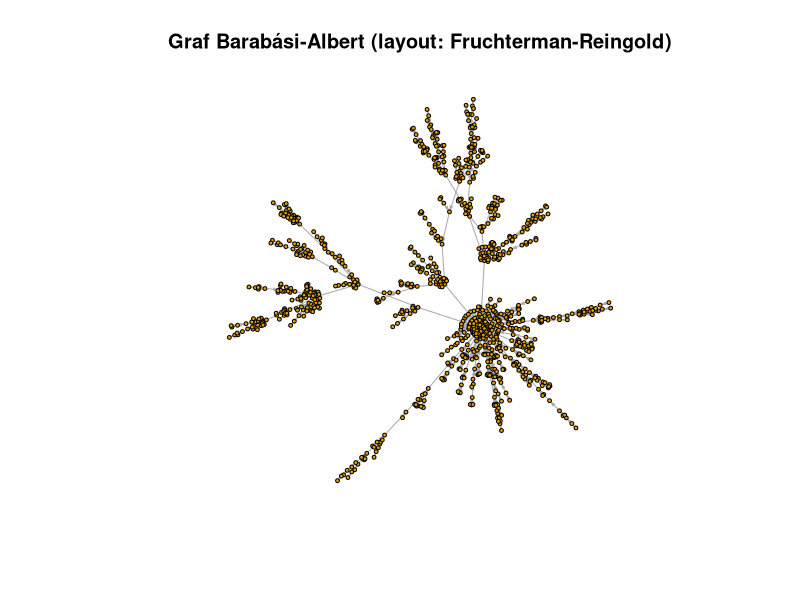

Generate this figure with R:
library(igraph)

# Punkt 2: Wygeneruj graf wedle modelu Barabási-Albert z tysiącem węzłów
g <- barabasi.game(n = 1000)

# Punkt 3: Zwizualizuj graf layoutem Fruchterman & Reingold
layout <- layout.fruchterman.reingold(g)
plot(g, 
     layout = layout,
     vertex.size = 2,
     vertex.label = NA,
     edge.arrow.size = 0.2,
     main = "Graf Barabási-Albert (layout: Fruchterman-Reingold)")

# Punkt 4: Znajdź najbardziej centralny węzeł według miary betweenness, jaki ma numer?
cat("\n=== Punkt 4: Najbardziej centralny węzeł (betweenness) ===\n")
betweenness_values <- betweenness(g)
max_betweenness <- max(betweenness_values)
most_central_node <- which(betweenness_values == max_betweenness)

cat("Węzeł o najwyższym betweenness:", most_central_node, "\n")
cat("Wartość betweenness:", max_betweenness, "\n")

# Punkt 5: Jaka jest średnica grafu?
cat("\n=== Punkt 5: Średnica grafu ===\n")
graph_diameter <- diameter(g)
cat("Średnica grafu:", graph_diameter, "\n")

# Punkt 6: Czym różnią się grafy Barabási-Albert i Erdős-Rényi?
#
# Grafy Erdős-Rényi (losowe):
# - Każda para węzłów ma takie samo prawdopodobieństwo połączenia (p)
# - Rozkład stopni węzłów jest normalny (rozkład Poissona)
# - Większość węzłów ma podobny stopień (średni stopień)
# - Brak węzłów "hub" (centralnych węzłów o bardzo wysokim stopniu)
# - Model opisuje sieci przypadkowe, ale nie występujące w naturze
#
# Grafy Barabási-Albert (preferential attachment):
# - Nowe węzły łączą się preferencyjnie z węzłami o już wysokim stopniu
# - Rozkład stopni węzłów jest potęgowy (power-law): niewiele węzłów ma bardzo wysoki stopień
# - Występują węzły "hub" - wysoce połączone węzły centralne
# - Model lepiej opisuje rzeczywiste sieci (Internet, sieci społecznościowe, cytowania naukowe)
# - Mechanizm wzrostu: "bogaci stają się bogatsi" (rich get richer)
#
# Podsumowanie:
# Erdős-Rényi = równomierne połączenia, jednorodna struktura
# Barabási-Albert = nierównomierne połączenia, obecność hubów, skala wolna (scale-free)
